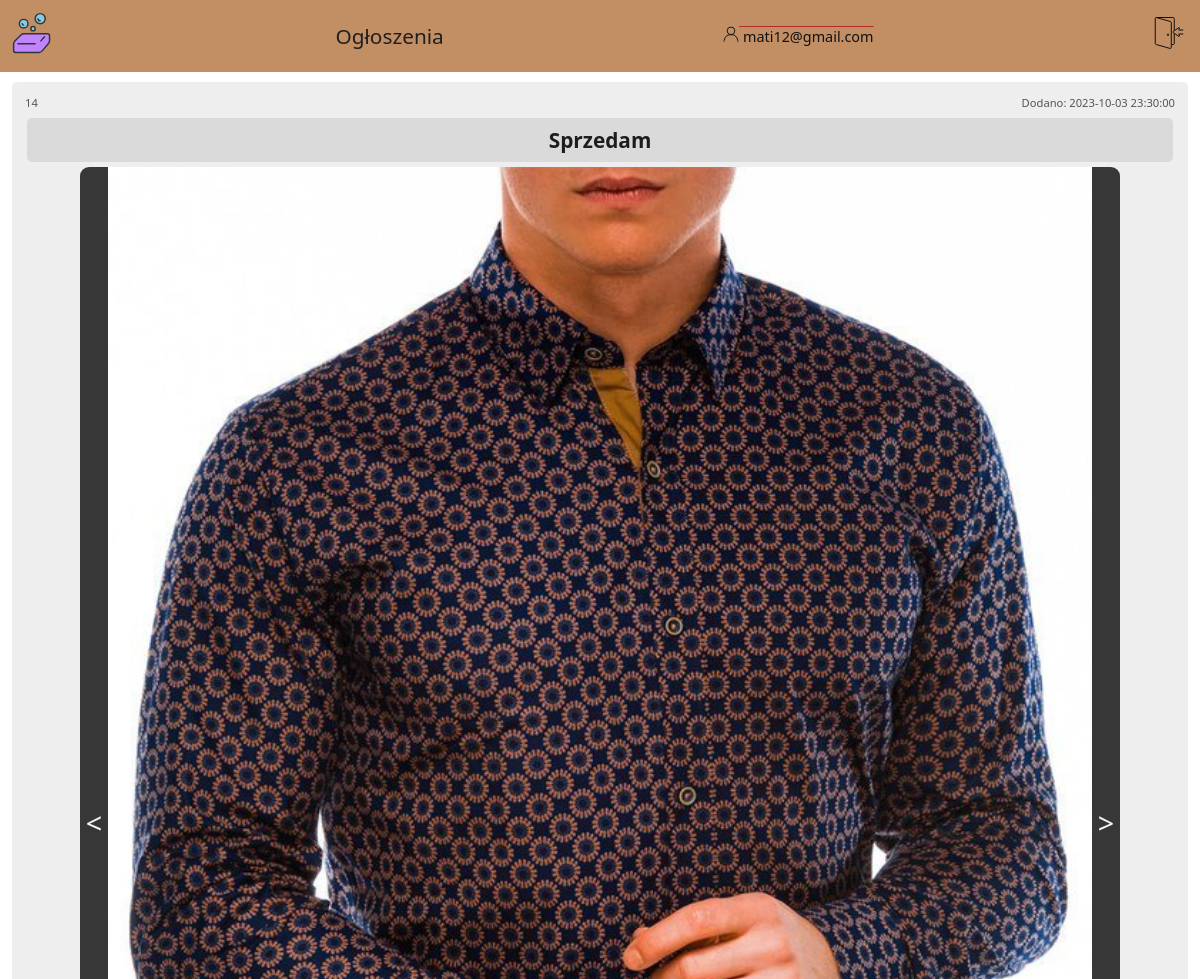
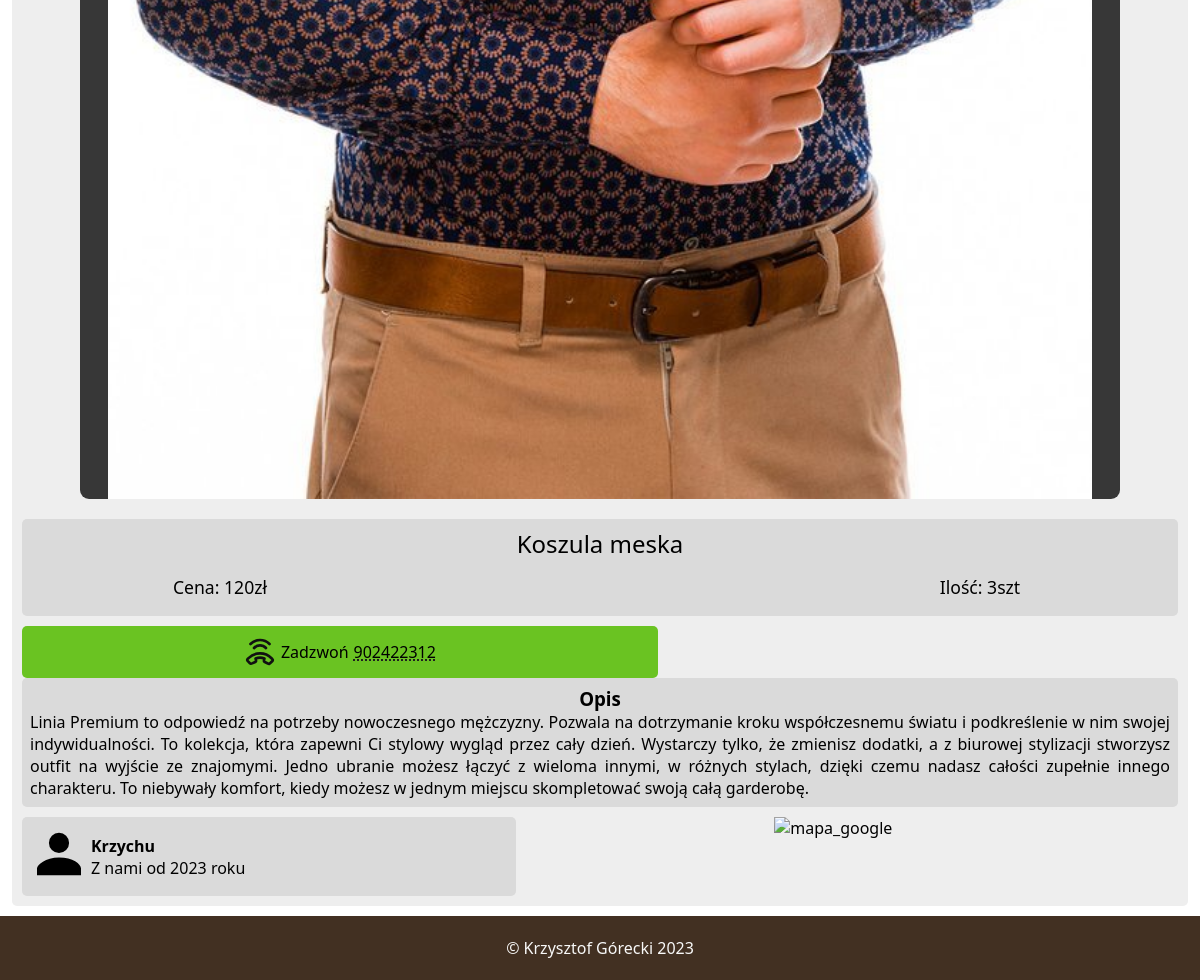
/ogloszenia/koszula-meska-453242u.php (signed in), run on the app's committed database (2 pictures, top to bottom).
### tables this page shows
CREATE TABLE `ogloszenia` (
  `id_ogloszenia` int(11) NOT NULL,
  `nazwa` varchar(130) NOT NULL,
  `cena` int(11) NOT NULL,
  `ilosc` smallint(6) NOT NULL,
  `kategoria` tinyint(4) NOT NULL,
  `nr_telefonu` char(9) NOT NULL,
  `opis` text NOT NULL,
  `przypisane_konto` int(11) NOT NULL,
  `zdjecia` text DEFAULT NULL,
  `link` varchar(50) NOT NULL,
  `czas_dodania` datetime NOT NULL
);

CREATE TABLE `kategoria_ogloszenia` (
  `id_kategorii` tinyint(4) NOT NULL,
  `kategoria` varchar(50) NOT NULL
);

CREATE TABLE `konta` (
  `id_konta` int(11) NOT NULL,
  `imie` varchar(100) DEFAULT NULL,
  `email` varchar(100) NOT NULL,
  `haslo` varchar(100) NOT NULL,
  `dostep` tinyint(4) NOT NULL,
  `token` varchar(60) DEFAULT NULL,
  `data_rejestracji` datetime NOT NULL,
  `ostatnie_logowanie` datetime DEFAULT NULL
);

### ogloszenia/koszula-meska-453242u.php (the view, shortened to what this page needs)
<?php
include_once('../laczenie_z_baza.php');
?>
<!DOCTYPE html>
<html lang="pl">
<head>
    <link rel="stylesheet" href="../style.css">
</head>
<body>
<?php include_once('../menu_nav_ogloszenie.php') ?>
<div class='contener'>
<div class='produkt_box'>
<?php
$url = $_SERVER['REQUEST_URI'];
$url = parse_url($url);
$cut_url = explode("/",$url['path']);
$url = end($cut_url);
$pytanie = "SELECT id_ogloszenia, nazwa, cena, ilosc, nr_telefonu, opis, konta.imie, konta.data_rejestracji, zdjecia, kategoria_ogloszenia.kategoria, czas_dodania
FROM ogloszenia
INNER JOIN kategoria_ogloszenia on kategoria_ogloszenia.id_kategorii = ogloszenia.kategoria
INNER JOIN konta on konta.id_konta = ogloszenia.przypisane_konto
WHERE link = ?";
$wykonaj = $conn -> prepare($pytanie);
$wykonaj -> execute([$url]);
$produkt_dane = $wykonaj -> fetch(PDO::FETCH_ASSOC);
$zdjecia = explode(",", $produkt_dane["zdjecia"]);
    echo "<div class='produkt_ident'>
        <span>$produkt_dane[id_ogloszenia]</span>
        <span>Dodano: $produkt_dane[czas_dodania]</span>
    </div>";
?>
    <div class='produkt_kategoria'>
        <?php echo ucfirst($produkt_dane["kategoria"]); ?>
    </div>
<?php
    echo "<div class='produkt_showcase'>";
    if(!empty($zdjecia[0])){
        $showcase = array();
        foreach($zdjecia as $zdjecie){
            $dodane_z = "zdjecia_ogloszen/".$zdjecie;
            array_push($showcase, $dodane_z);
        }
        echo "<button onclick='zdjecie_minus()'> < </button>";
        echo "<img id='zdjecie_produktu' src='$showcase[0]' alt='produkt'>";
        echo "<button onclick='zdjecie_plus()'> > </button>";
    }
    else{
        echo "<img src='../ikony/brak_zdjecia.svg' alt='produkt' width='90%' height='auto'>";
    }
    echo "</div>";
?>
    <div class='produkt_info'>
        <p><?php echo ucfirst($produkt_dane["nazwa"]); ?></p>
        <span>Ilość: <?php echo $produkt_dane["ilosc"]; ?>szt</span>
        <span>Cena: <?php echo $produkt_dane["cena"]; ?>zł</span>
    </div>
    <div class='produkt_zadzwon'>
        <img src="../ikony/call.svg" width='32px' height='32px'>
        <span>Zadzwoń </span>
        <span><?php echo $produkt_dane['nr_telefonu'] ?></span>
    </div>
    <div class='produkt_opis'>
        <h3>Opis</h3>
        <span><?php echo ucfirst($produkt_dane["opis"]); ?></span>
    </div>
    <div class='produkt_grupaOL'>
        <div class='produkt_ogloszeniodawca'>
            <div>
                <img src="../ikony/person.svg" alt="personIcon">
            </div>
            <div>
                <p style='font-weight: bold;'><?php echo ucfirst($produkt_dane["imie"]); ?></p>
                <p>
                <?php
                $rok = explode('-', $produkt_dane["data_rejestracji"]);
                echo "Z nami od " . $rok[0] . " roku";
                ?>
                </p>
            </div>
        </div>
        <div class='produkt_lokalizacja'>
            <img src="https://media1.giphy.com/media/wFmAaA333ZXOwTA7d8/giphy.gif?cid=ecf05e47lzv29uino41d549ae89ssj9fqt4dj6v1r28l1r8r&ep=v1_gifs_search&rid=giphy.gif&ct=g" alt="mapa_google" width='150px' heigth='auto'>
        </div>
    </div>
</div>
</div>
    <?php include_once("../footer.php") ?>
</body>
</html>

### style.css (style rules this page uses)
* { box-sizing: border-box; margin: 0; font-family: 'Segoe UI', Tahoma, Geneva, Verdana, sans-serif; }
body { overflow-x: hidden; min-height: 100vh; display: flex; flex-direction: column; }
.contener { flex: 1; margin-left: auto; margin-right: auto; padding: 10px; background-color: #eeeeee; width: 98vw; height: auto; display: flex; flex-direction: column; border-radius: 5px; }
.produkt_ident { display: flex; flex-direction: row; justify-content: space-between; font-size: 0.7rem; color: #545454; padding: 3px; }
.produkt_kategoria { text-align: center; background-color: #dadada; color: #1d1d1d; font-size: 1.3rem; font-weight: bold; border-radius: 5px; padding: 8px; margin: 5px; }
.produkt_showcase { width: 90%; margin-left: auto; margin-right: auto; display: flex; justify-content: center; }
.produkt_showcase button:nth-child(1) { border-bottom-left-radius: 9px; border-top-left-radius: 9px; }
.produkt_showcase button:nth-child(3) { border-bottom-right-radius: 9px; border-top-right-radius: 9px; }
.produkt_showcase button { background-color: #373737; color: #f3f3f3; border: none; font-size: 1.8rem; transition: 0.5s; cursor: pointer; }
.produkt_showcase img { text-align: center; width: 100%; max-width: 1000px; margin-left: auto; margin-right: auto; }
.produkt_info { padding: 4px; display: grid; grid-template-columns: repeat(3, 1fr); grid-template-rows: repeat(2, 1fr); grid-row-gap: 15px; text-align: center; font-size: 1.1rem; margin-top: 20px; margin-bottom: 10px; border-radius: 5px; padding: 8px; background-color: #dadada; }
.produkt_info p:nth-child(1) { font-size: 1.5rem; grid-area: 1 / 1 / 2 / 4; }
.produkt_info span:nth-child(2) { grid-area: 2 / 3 / 3 / 4; }
.produkt_opis { text-align: justify; border-radius: 5px; padding: 8px; background-color: #dadada; }
.produkt_opis h3 { text-align: center; }
.produkt_grupaOL { display: flex; flex-direction: row; margin-top: 10px; gap: 5px; }
.produkt_ogloszeniodawca { display: flex; width: 45%; min-width: 140px; flex-direction: row; align-items: center; background-color: #dadada; border-radius: 5px; padding: 5px; }
.produkt_ogloszeniodawca div img { width: 64px; height: 64px; }
.produkt_lokalizacja { width: 60%; display: flex; justify-content: center; }
.produkt_zadzwon { display: flex; flex-direction: row; width: 55%; background-color: #6ac322; border-radius: 5px; padding: 10px; align-items: center; gap: 5px; justify-content: center; }
.produkt_zadzwon span:nth-child(3) { text-decoration: #1f1f1f 1.5px underline dotted; }

### data on the page
ogloszenia: id_ogloszenia "14", czas_dodania "2023-10-03 23:30:00", kategoria.kategoria "Sprzedam", nazwa "Koszula meska", ilosc "3", cena "120", nr_telefonu "902422312", opis "Linia Premium to odpowiedź na potrzeby nowoczesnego mężczyzny. Pozwala na dotrzymanie kroku współczesnemu światu i podkreślenie w nim swojej indywidualności. To kolekcja, która zapewni Ci stylowy wygląd przez cały dzień. Wystarczy tylko, że zmienisz dodatki, a z biurowej stylizacji stworzysz outfit na wyjście ze znajomymi. Jedno ubranie możesz łączyć z wieloma innymi, w różnych stylach, dzięki czemu nadasz całości zupełnie innego charakteru. To niebywały komfort, kiedy możesz w jednym miejscu skompletować swoją całą garderobę.", przypisane_konto.imie "Krzychu", przypisane_konto.data_rejestracji "2023"

### other printed values
$_SESSION[email] "mati12@gmail.com"
